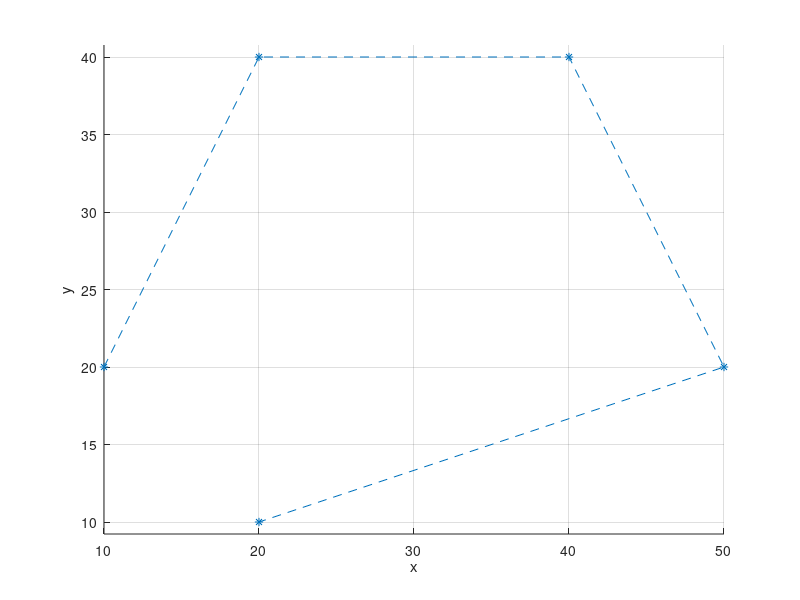

This figure's MATLAB source: (Note: this script raises an error after producing the figure.)
clear
px = [10 20 40 50 20];
py = [20 40 40 20 10];
plot(px,py,"*--")
axis equal;hold on; box off; grid on; xlabel('x'); ylabel('y');

n = 4;
syms t
cx(t) = 0*t;
cy(t) = 0*t;
b(t) = 0*t;

for i = 0:n
    b(t) = nchoosek(n,i) * t^i * (1-t)^(n-i);
    cx(t) = cx(t) + px(i+1) * b(t);
    cy(t) = cy(t) + py(i+1) * b(t);
end
fplot(cx,cy,[0 1])

%erintov

u = [n*(px(2)-px(1)), n*(py(2)-py(1))];
w = [n*(px(5)-px(4)), n*(py(5)-py(4))];
quiver(px(1),py(1),u(1),u(2))
quiver(px(5),py(5),w(1),w(2))
